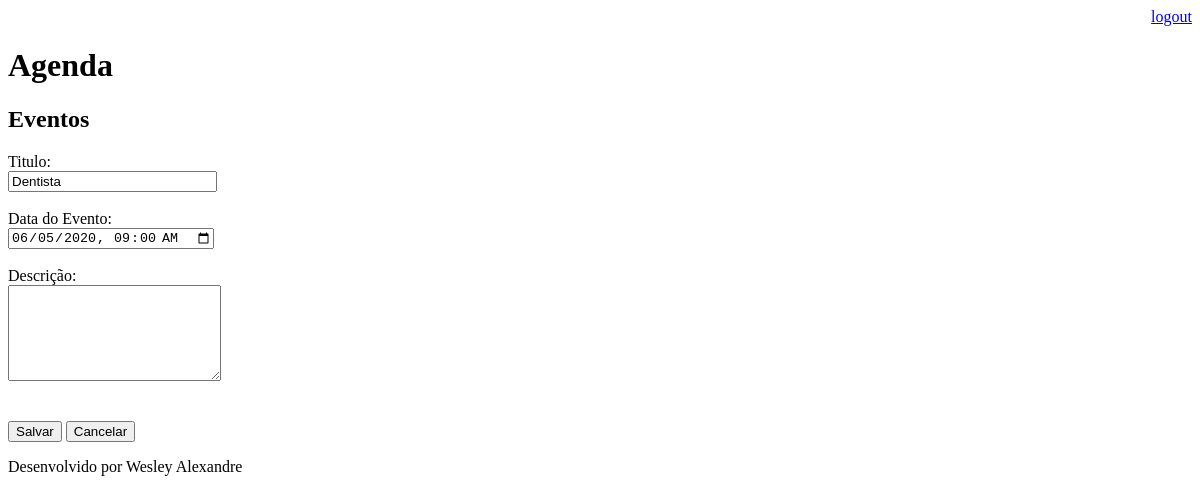
The page /agenda/evento/?id=1 (signed in) on the database as committed earlier.
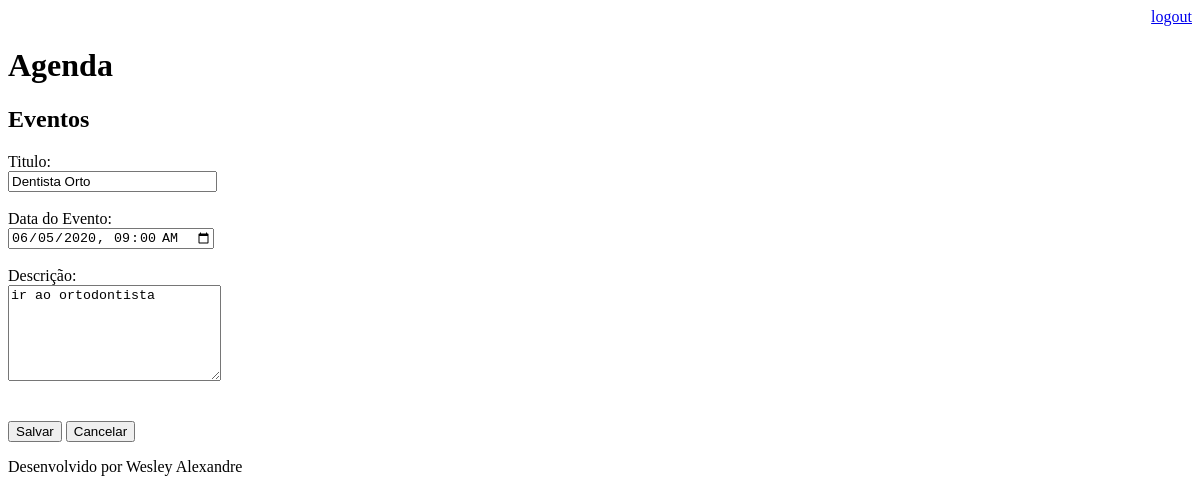
The same page on the database as committed later.
### core/models.py (models this page shows, shortened)
class Evento(models.Model):
    titulo = models.CharField(max_length=100)
    descricao = models.TextField(blank=True, null= True)
    data_evento = models.DateTimeField(verbose_name='Data do Evento')
    data_criacao = models.DateTimeField(auto_now=True, verbose_name='Data de Criação do Evento')
    usuario = models.ForeignKey(User, on_delete=models.CASCADE)
    class Meta: # metadatdas
        db_table = 'Eventos' #alterando o nome da tabela
    def get_input_data_evento(self):
        return self.data_evento.strftime('%Y-%m-%dT%H:%M')

### core/views.py (the view)
# urls.py: path('agenda/evento/',views.evento),
@login_required(login_url='/login/')
def evento(request):
     id_evento = request.GET.get('id')
     dados = {}
     if id_evento:
         dados['evento'] = Evento.objects.get(id=id_evento)
     return render(request, 'evento.html', dados)

### template/evento.html (shortened to what this page needs)
{% extends "model-page.html" %}
{% block content %}
    <h2>Eventos</h2>
    <form action="submit" method="Post"> {% csrf_token%}
        <label>Titulo:</label>
        <br>
        <input type="text" name="titulo" size="23" value="{{ evento.titulo }}">
        <br><br>
        <label>Data do Evento:</label>
        <br>
        <input type="datetime-local" name="data_evento" size="26" value="{{ evento.get_input_data_evento }}">
        <br><br>
        <label>Descrição:</label>
        <br>
        <textarea name="descricao" rows="6" cols="24">{{ evento.descricao }}</textarea>
        <br><br><br>
        <button type="submit">Salvar</button>
        <a href="/">
            <button type="button">Cancelar</button>
        </a>
    </form>
{% endblock %}

Rows that differ between the two databases and show on the page:
changed Evento: titulo "Dentista" → "Dentista Orto"; descricao (not shown) → "ir ao ortodontista"
